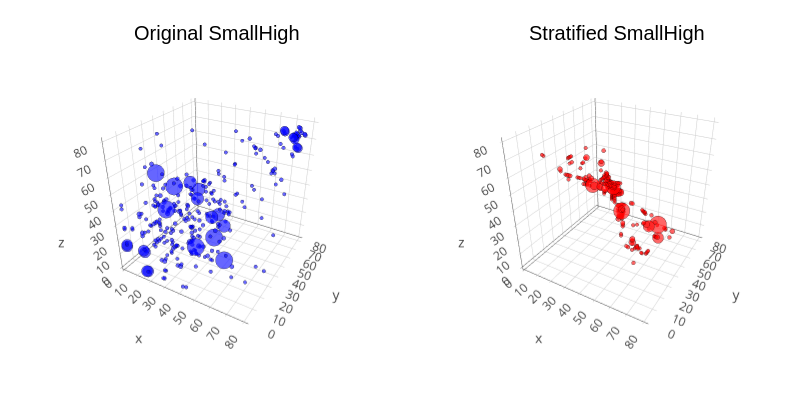

The notebook cell saved with this chart:
### Code cell
process_high_school_hypergraph(80; number_label=3)
